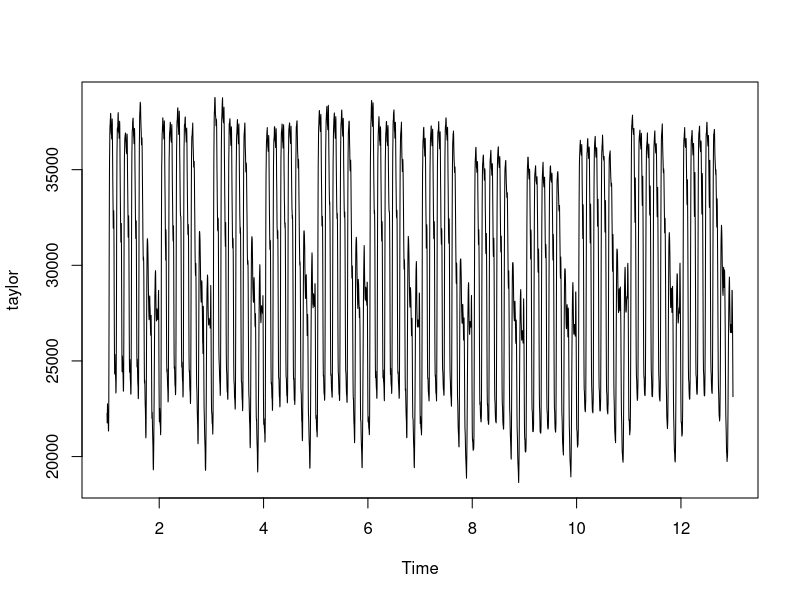

Reproduce this figure in R.
library(forecast)


### Name: taylor
### Title: Half-hourly electricity demand
### Aliases: taylor
### Keywords: datasets

### ** Examples

plot(taylor)
